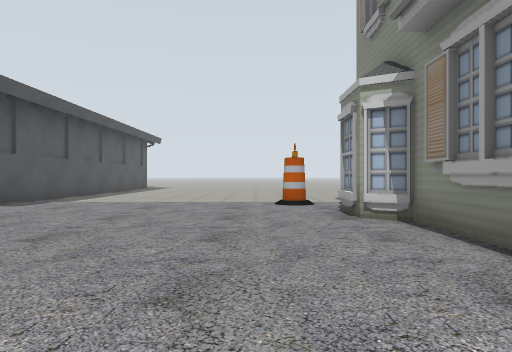
View 1 (above)

24 first-person views from a walk through a robot-simulator world made for Gazebo. The camera is 0.72 m above the floor, looks level and sees 70° across. The lines on the ground mark 1 m squares. The floor is counted in squares, 1 m on a side. Each view is taken from the middle of a square. On the plan, view 1 faces up. The plan holds only what a view shows up to about 11 squares ahead; the rest is blank. The place goes on beyond the plan. Robots are left out. Some stock models are drawn as simple stand-ins. Some surface patterns are stand-ins.

View 2
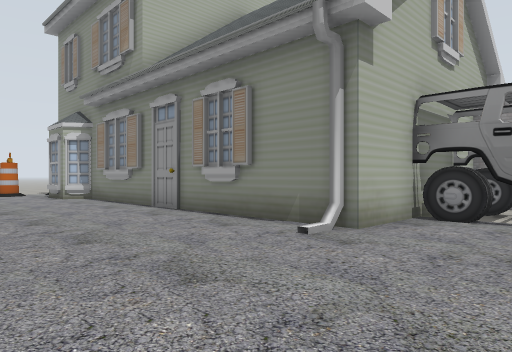

View 3
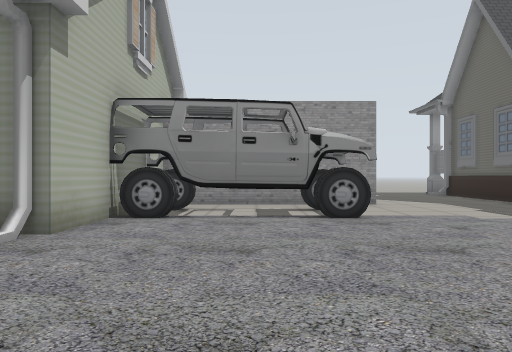

View 4
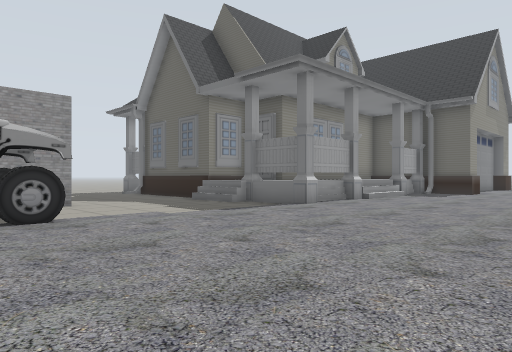

View 5
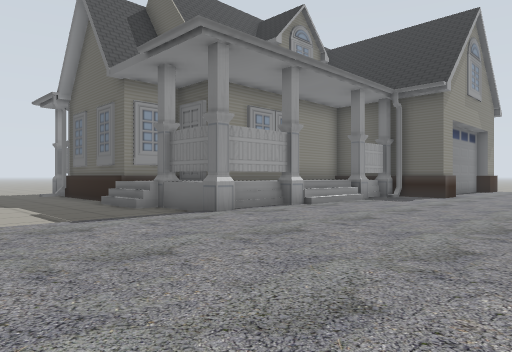

View 6
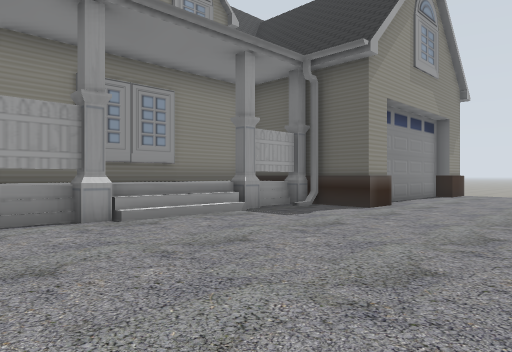

View 7
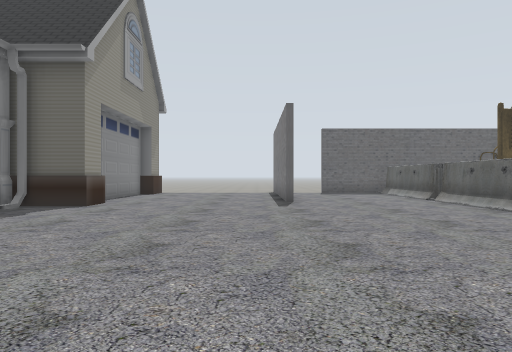

View 8
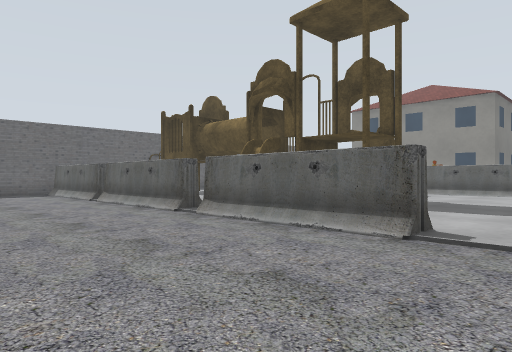

View 9
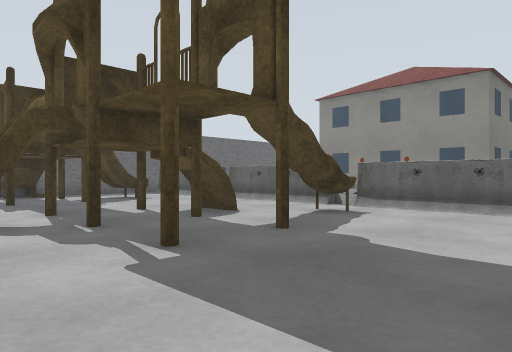

View 10
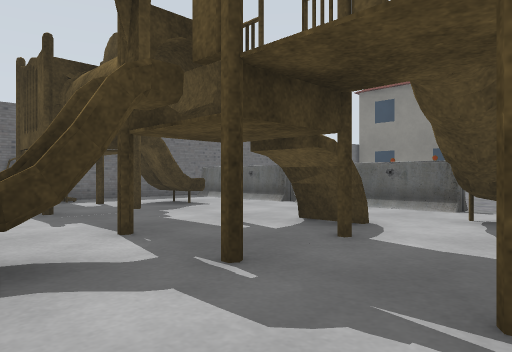

View 11
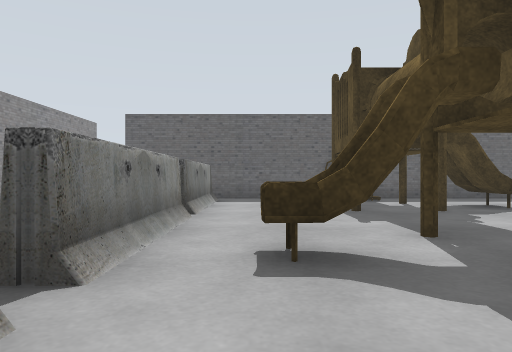

View 12
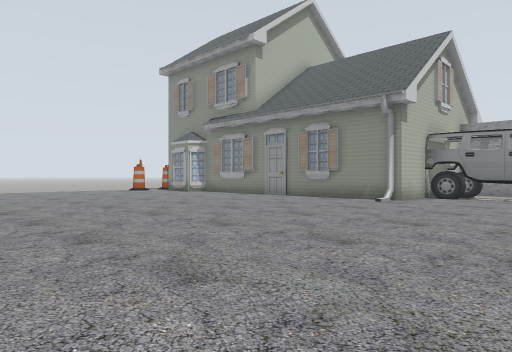

View 13
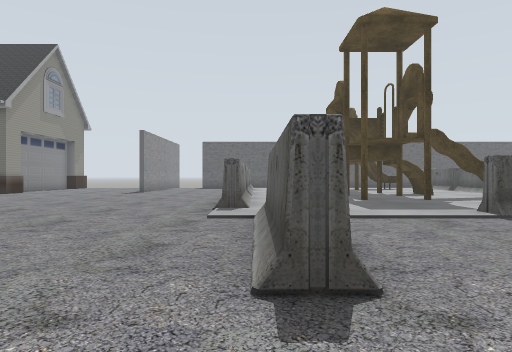

View 14
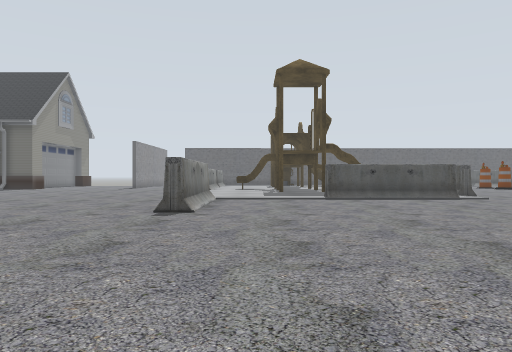

View 15
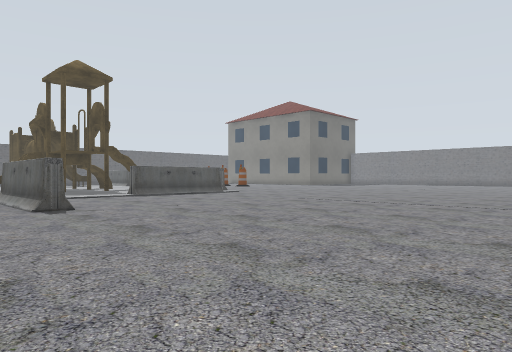

View 16
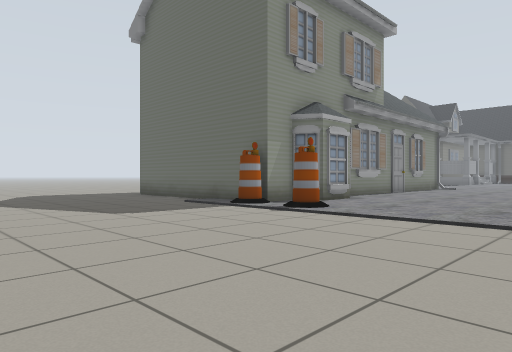

View 17
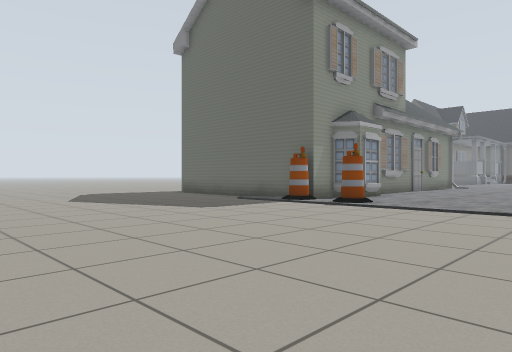

View 18
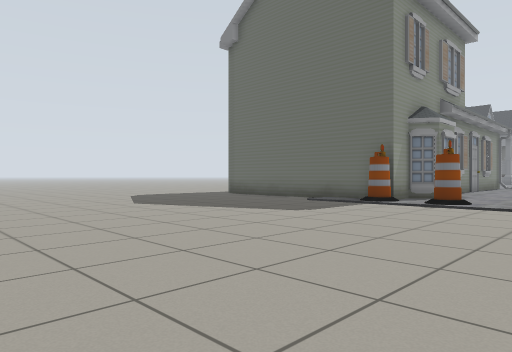

View 19
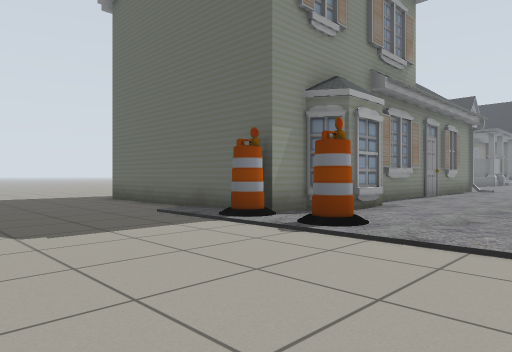

View 20
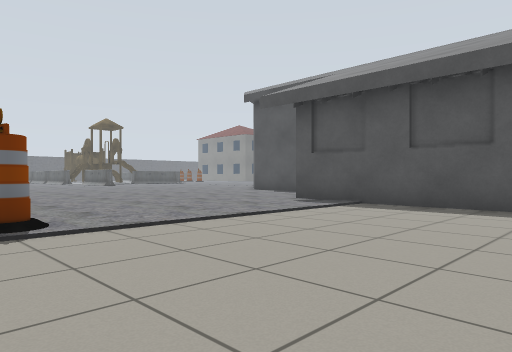

View 21
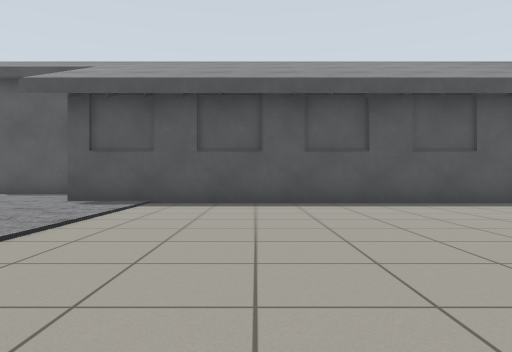

View 22
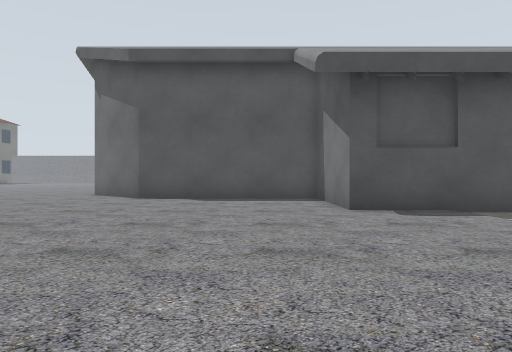

View 23
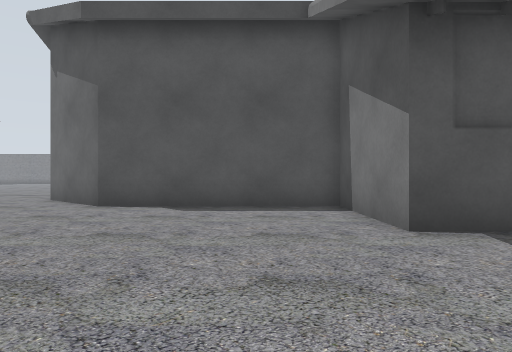

View 24
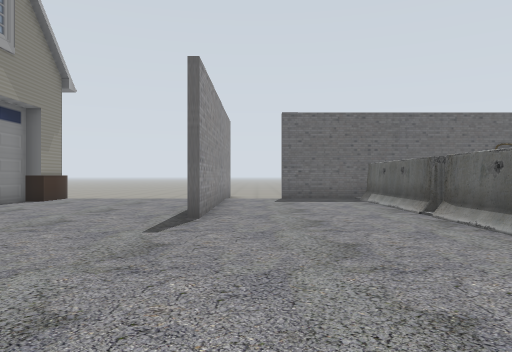

### Floor plan
Key: @ floor where view 1 was taken; # wall or solid block; . main floor; : floor 0.05 m higher than the main floor; - floor 0.05 m lower than the main floor; B barrel; H house; C car; A barrier; P playground.
Columns run from 17 left of view 1 to 9 right of it. Each row starts with its distance up from view 1.
 19           #--  - --
 18           #--- ---------
 17           #----------------
 16           #----------------
 15           #----------------
 14           #----------------
 13           #----------------
 12           #----------------
 11           #----------------
 10           #.........B.-----
  9           #.......B.BHHHHHH
  8       #####........H
  7       #............H
  6       #............H
  5       #.............H
  4       #.............
  3       #.............HHH
  2      ##.............
  1     ##..............
  0     #............@..
 -1     ................H
 -2    .................
 -3 ...................HHC CH#H
 -4 .....................CCC-#
 -5 ......................CC-#
 -6 ......................CC-#
 -7  ....................CCC-#
 -8   ...........  ......C C-#
 -9   .......A...  .......---#
-10  ........A....  ......-----
-11  ........A.... .......-----
-12 .........A............-----
-13 .........A............--HH-
-14  AAAA   : ...........HHHHHH
-15 A        AA..........HHHHH
-16 A        AA..........HHH
-17 A    PP :AA..........HHH
-18 A PPPPP  AA..........HHH
-19   PPPPP   ...........HHHH
-20 A  PPPPPPAA..........HHHH
-21 A  PPPPPPAA..........HHHH
-22 A    PP  AA........HHHHH
-23 A    PP  AA........HHHH
-24 A    PP  AA...#.....H
-25 A PPPPP  AA...#.....H
-26   PPPPP  AA...#.....H
-27      PP  AA...#.....H
-28      P   A....#....HH

Positions as (right, up) in squares from view 1, and headings:
1: (0, 0), facing up
2: (-2, -6), facing up-right
3: (-2, -6), facing right
4: (-2, -6), facing down-right
5: (-2, -9), facing down-right
6: (-2, -14), facing down-right
7: (-2, -13), facing down
8: (-3, -13), facing down-left
9: (-9, -14), facing down-left
10: (-9, -17), facing down-left
11: (-9, -17), facing down
12: (-8, -8), facing up-right
13: (-8, -7), facing down
14: (-10, -2), facing down
15: (-6, -1), facing down-left
16: (-4, 16), facing down-right
17: (-4, 18), facing down-right
18: (-2, 19), facing down-right
19: (-2, 14), facing down-right
20: (2, 15), facing down-left
21: (3, 13), facing left
22: (1, 6), facing left
23: (-2, 6), facing left
24: (-4, -17), facing down
